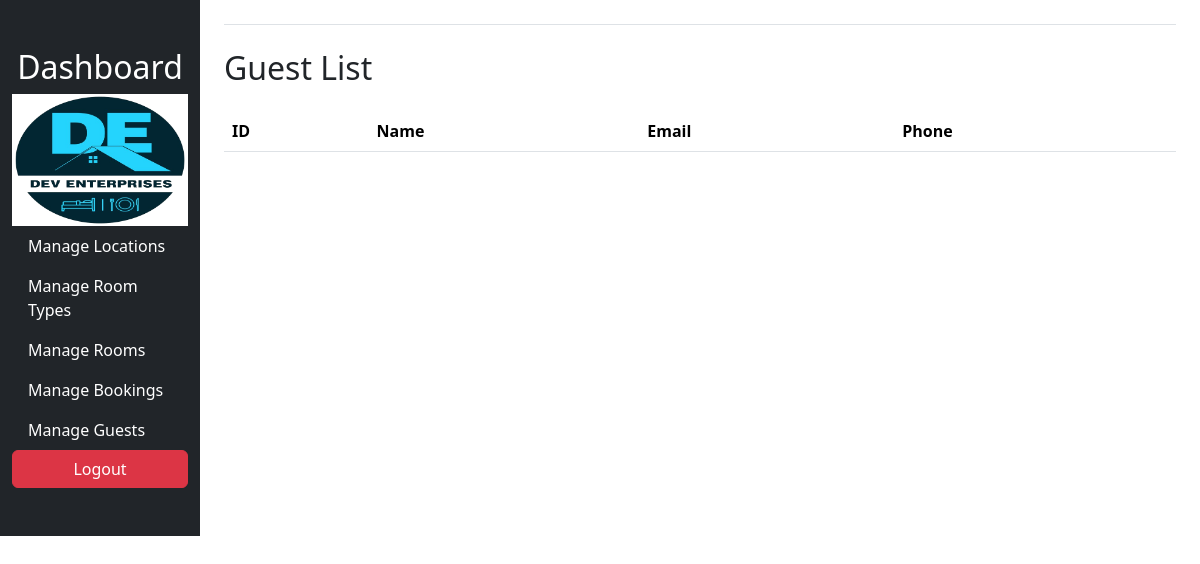
The page /admin/dashboard.php?page=manage_guest (signed in) on the database as committed earlier.
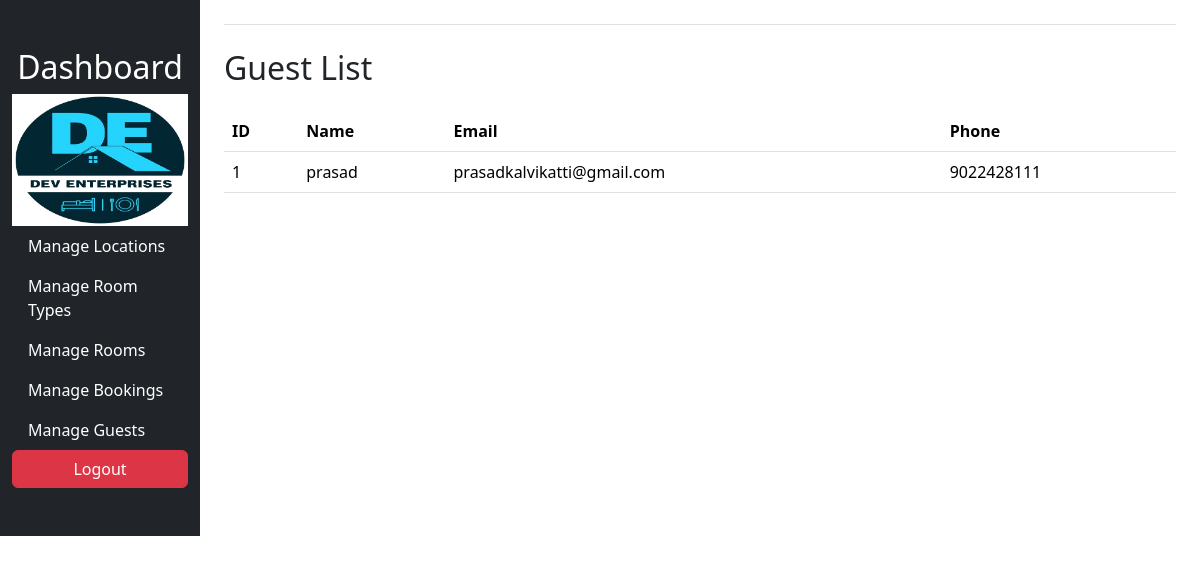
The same page on the database as committed later.
### tables this page shows
CREATE TABLE `guests` (
  `id` int(11) NOT NULL,
  `name` varchar(100) NOT NULL,
  `email` varchar(100) NOT NULL,
  `phone` varchar(15) NOT NULL
);

### admin/manage_guest.php (the view, shortened to what this page needs)
<?php
require 'config.php';
$guests = $conn->query("SELECT * FROM guests");
?>
    <h2 class="my-4">Guest List</h2>
    <table class="table">
        <tr>
            <th>ID</th>
            <th>Name</th>
            <th>Email</th>
            <th>Phone</th>
        </tr>
        <?php while ($guest = $guests->fetch_assoc()) { ?>
        <tr>
            <td><?php echo $guest['id']; ?></td>
            <td><?php echo $guest['name']; ?></td>
            <td><?php echo $guest['email']; ?></td>
            <td><?php echo $guest['phone']; ?></td>
        </tr>
        <?php } ?>
    </table>

### admin/dashboard.php (shortened to what this page needs)
<!DOCTYPE html>
<html lang="en">
<head>
</head>
<body>
    <div class="container-fluid">
        <div class="row h-100">
            <nav class="col-md-3 col-lg-2 d-md-block bg-dark sidebar py-5">
                <div class="position-sticky">
                    <ul class="nav flex-column">
                        <li class="navbar-brand">
                            <h1 class="h2 text-white text-center">Dashboard</h1>
                        </li>
                        <li class="navbar-brand bg-white ">
                            <img src="../img/main/logo.png" alt="img\main\logo.png"
                                class="navbar-logo w-100 d-block mx-auto">
                        </li>
                        <li class="nav-item">
                            <a class="nav-link text-white text-decoration-none active" aria-current="page"
                                href="dashboard.php?page=manage_locations">
                                Manage Locations
                            </a>
                        </li>
                        <li class="nav-item">
                            <a class="nav-link text-white text-decoration-none"
                                href="dashboard.php?page=manage_room_types">
                                Manage Room Types
                            </a>
                        </li>
                        <li class="nav-item">
                            <a class="nav-link text-white text-decoration-none" href="dashboard.php?page=manage_rooms">
                                Manage Rooms
                            </a>
                        </li>
                        <li class="nav-item">
                            <a class="nav-link text-white text-decoration-none"
                                href="dashboard.php?page=manage_bookings">
                                Manage Bookings
                            </a>
                        </li>
                        <li class="nav-item">
                            <a class="nav-link text-white text-decoration-none" href="dashboard.php?page=manage_guest">
                                Manage Guests
                            </a>
                        </li>
                        <li class="nav-item">
                            <a class="btn btn-danger d-block mx-auto" href="logout.php">
                                Logout
                            </a>
                        </li>
                    </ul>
                </div>
            </nav>
            <main class="col-md-9 ms-sm-auto col-lg-10 px-md-4">
                <div
                    class="d-flex justify-content-between flex-wrap flex-md-nowrap align-items-center pt-3 pb-2 mb-3 border-bottom">
                </div>
                <main id="view-panel">
                    <?php $page = isset($_GET['page']) ? $_GET['page'] : 'home'; ?>
                    <?php include $page . '.php' ?>
                </main>
            </main>
        </div>
    </div>
    <link href="https://cdn.jsdelivr.net/npm/bootstrap@5.3.3/dist/css/bootstrap.min.css" rel="stylesheet">
</body>
</html>

Rows that differ between the two databases and show on the page:
added guests: id "1", name "prasad", email "prasadkalvikatti@gmail.com", phone "9022428111"
